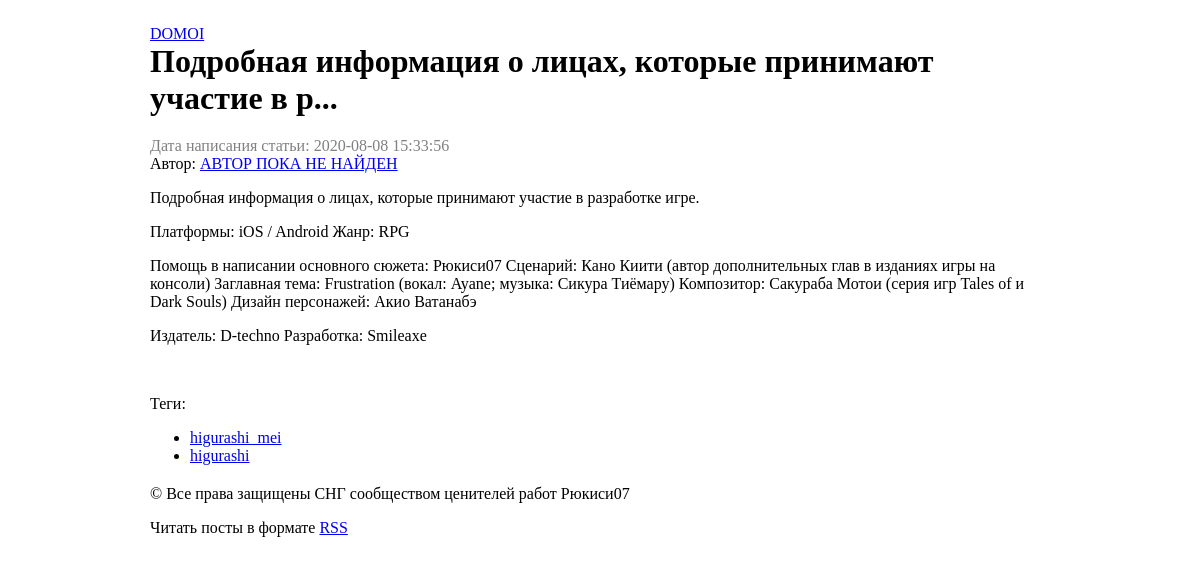
Screenshot of /post/8 with the database file from the repository.
### db.py (models this page shows)
class BaseModel(Model):
    class Meta:
        database = database

class Post(BaseModel):
    id = AutoField(unique=True)
    date = DateField()
    owner_id = IntegerField()
    vk_id = IntegerField()
    title = CharField()
    text = TextField()

class Tags(BaseModel):
    id = AutoField(unique=True)
    vk_id = ForeignKeyField(Post, backref='tags')
    name = CharField()

### app.py (the view)
@app.route('/post/<int:post_id>')
def get_post(post_id):
    query = Post.get(Post.vk_id==post_id)
    title = query.title
    body = query.text
    date = (datetime
            .utcfromtimestamp(query.date)
            .strftime('%Y-%m-%d %H:%M:%S'))
    author = authorizify(query.owner_id)
    tags = Tags.select().where(Tags.vk_id==post_id)
    att = Attachments.select().where(Attachments.vk_id==post_id)
    return render_template('post.html',
                           title=title,
                           date=date,
                           author=author,
                           body=body,
                           tags=tags,
                           att=att)

### app.py (called while the page is built)
def authorizify(id: int) -> str:
    authors = {
        -144705371: ["https://vk.com/ryukishi07", "ORIGINAL"],
        -81413361: ["https://vk.com/id70251320", "Алексей Кулешов"],
        -89327841: ["https://vk.com/xx_gensokyo_xx", "EXTREME RUSSIAN FANDOM FOR TOUHOU"],
        -192241227:["https://vk.com/clocktowerzines", "Clock Tower Zines | TYPE-MOON zine | WTCZINE"]
    }
    if id in authors:
        return authors[id]
    else:
        return ["https://vk.com/ryukishi07", "АВТОР ПОКА НЕ НАЙДЕН"]

### templates/post.html (shortened to what this page needs)
{% extends "base.html" %}
{% block post_title %} {{ title | safe }} {% endblock %}
{% block content %}
<div class="date">Дата написания статьи: {{ date }} </div>
<div class="author">Автор: <a href="{{ author[0] }}"> {{ author[1] }} </a></div>
{{ body | markdown }}
{% for at in att %}
<p>
</p>
{% endfor %}
Теги:
<ul>
{% for tag in tags %}
<li><a href="/tag/{{ tag.name }}">{{ tag.name }}</a></li>
{% endfor %}
</ul>
{% endblock %}

### static/style.css (style rules this page uses)
body { background-color: white; margin: 25px 150px 75px }
.date { color: grey; style: italic; }

### rows the page displays
Post: title "Подробная информация о лицах, которые принимают участие в р...", text "Подробная информация о лицах, которые принимают участие в разработке игре. Платформы: iOS / Android Жанр: RPG Помощь в написании основного сюжета: Рюкиси07 Сценарий: Кано Киити (автор дополнительных глав в изданиях игры на консоли) Заглавная тема: Frustration (вокал: Ayane; музыка: Сикура Тиёмару) Композитор: Сакураба Мотои (серия игр Tales of и Dark Souls) Дизайн персонажей: Акио Ватанабэ Издатель: D-techno Разработка: Smileaxe"
Tags: name "higurashi_mei"
Tags: name "higurashi"

### other values shown
{{ date }} "2020-08-08 15:33:56"
{{ author[1] }} "АВТОР ПОКА НЕ НАЙДЕН"
